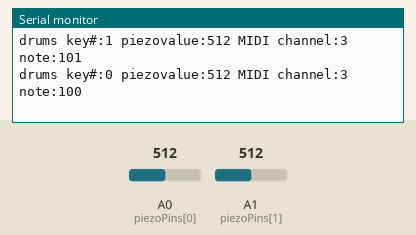
Simulated run of this sketch. Board: Arduino Leonardo, built with avr-gcc and run on an emulated ATmega32U4. Shown: the last lines printed to the serial monitor. Inputs (shaded band) come from the test bench; at power-on: A0 (piezoPins[0]) = 512, A1 (piezoPins[1]) = 512.

Above: at 2.2 s.
2.3 s: A0 (piezoPins[0]) set to 716
At 2.37 s:
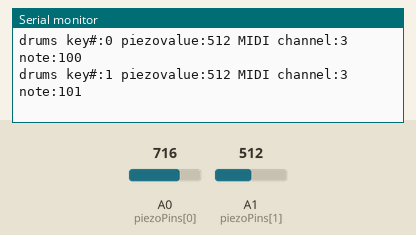
3.8 s: A1 (piezoPins[1]) set to 716
At 3.99 s:
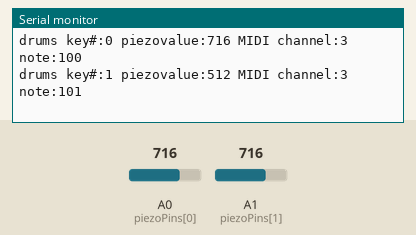
5.3 s: A0 (piezoPins[0]) set to 900
At 5.41 s:
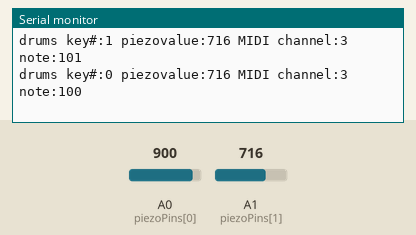
6.8 s: A1 (piezoPins[1]) set to 900
At 6.83 s:
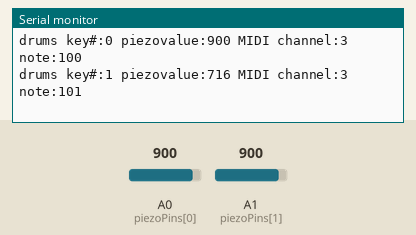
Timing chart, 0 to 9.3 s (numbered marks = the images above; inputs shaded):
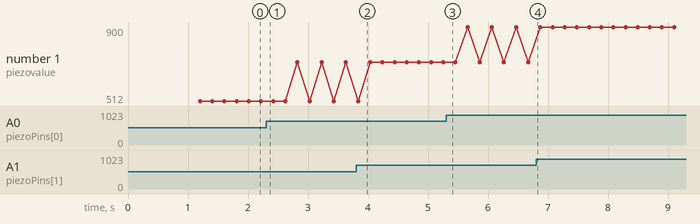

The sketch:

drums.ino
```cpp
#define INSTRUMENT "drums"

#define LEDS_PLAY false //should the instrument's LEDs light up when the piezo sensors are triggered?


// How many NeoPixels are attached to the Arduino?
#define LED_COUNT 0

#define KEYCOUNT 2  // how many keys does the instrument have
int LEDS_REVERSED = 0;       // 0 if LEDs are left to right, 1 if reversed (PVC pipes)

int key_midi_channels[] = {  // an array of MIDI channels for the keys
  3,3
};

int key_midi_notes[] = {  // an array of MIDI note numbers for the keys
  100, 101                //
};

byte key_colors[KEYCOUNT][3] = { // an array of LED colors for the keys
//  {255, 255, 255},
//  {255, 255, 255},
//  {255, 255, 255},
//  {255, 255, 255},
  {255, 255, 255}
};

int dim = 4; // Dim factor for LEDs. (Divide key_color[] by dim for dim level.)

int piezothreshhold = 110; //piezo sensor threshhold for hit detection

int piezoPins[] = {
  A0, A1
  // A0, A1, A2, A3, A6
  // A0, A1, A2, A3
};       // an array of pin numbers to which the piezo sensors are attached

#include "MIDIUSB_common.h"
```

MIDIUSB_common.h
```cpp
#include <MIDIUSB.h>
#include "pitchToFrequency.h"
#include <Adafruit_NeoPixel.h>

// Which pin on the Arduino is connected to the NeoPixels?
#define LED_PIN    7

// Declare our NeoPixel strip object:
Adafruit_NeoPixel strip(LED_COUNT, LED_PIN, NEO_GRB + NEO_KHZ800);

void LEDset(int ledNum, uint32_t color) {
  int physLED = ledNum;
  if (ledNum > (LED_COUNT - 1)) {
    //Serial.println("Invalid ledNum");
  } else {
    //Serial.print("ledNum: ");
    //Serial.println(ledNum);
    if (LEDS_REVERSED) {
      physLED = (LED_COUNT - 1) - ledNum;
    }
    //Serial.print("physLED: ");
    //Serial.println(physLED);
    strip.setPixelColor(physLED, color);
    strip.show();
  }
}

void LEDsetKey(int i) {
  // make the LED brighter:
  LEDset(i, strip.Color(key_colors[i][0], key_colors[i][1], key_colors[i][2]));
  delay(200);
  // make the LED dim again
  LEDset(i, strip.Color(key_colors[i][0] / dim, key_colors[i][1] / dim, key_colors[i][2] / dim));
}

const char* pitch_name(byte pitch) {
  static const char* names[] = {"C", "C#", "D", "D#", "E", "F", "F#", "G", "G#", "A", "A#", "B"};
  return names[pitch % 12];
}

int pitch_octave(byte pitch) {
  return (pitch / 12) - 1;
}

void noteOn(byte channel, byte pitch, byte velocity) {

  Serial.print("Receive Note On: ");
  Serial.print(pitch_name(pitch));
  Serial.print(pitch_octave(pitch));
  Serial.print(", ch=");
  Serial.print(channel);
  Serial.print(", vel=");
  Serial.print(velocity);
  for (int i = 0; i < KEYCOUNT; i++) { // For each key
    if (pitch == key_midi_notes[i]) {
      LEDset(i, strip.Color(key_colors[i][0], key_colors[i][1], key_colors[i][2]));
      Serial.print(" key: ");
      Serial.print(i);
    }
  }
  Serial.println("");
}

void noteOff(byte channel, byte pitch, byte velocity) {
  for (int i = 0; i < KEYCOUNT; i++) { // For each key
    if (pitch == key_midi_notes[i]) {
      LEDset(i, strip.Color(key_colors[i][0] / dim, key_colors[i][1] / dim, key_colors[i][2] / dim));
    }
  }
  Serial.print("Receive Note Off: ");
  Serial.print(pitch_name(pitch));
  Serial.print(pitch_octave(pitch));
  Serial.print(", ch=");
  Serial.print(channel);
  Serial.print(", vel=");
  Serial.println(velocity);
}

void controlChange(byte channel, byte control, byte value) {
  Serial.print("Receive Control change: control=");
  Serial.print(control);
  Serial.print(", value=");
  Serial.print(value);
  Serial.print(", channel=");
  Serial.println(channel);
}

void sendNoteOn(byte pitch, byte channel ) {
  midiEventPacket_t tx;
  //note on
  tx = {0x09, 0x90 | channel, pitch, 127};
  MidiUSB.sendMIDI(tx);
  // send MIDI now
  MidiUSB.flush();
}

void sendNoteOff(byte pitch, byte channel) {
  midiEventPacket_t tx;
  //note off
  tx = {0x08, 0x80 | channel, pitch, 127};
  MidiUSB.sendMIDI(tx);
  // send MIDI now
  MidiUSB.flush();
}

char s[100];

void setup() {
  Serial.begin(115200);
  delay(1000);
  //  while (!Serial) {
  //    ; // wait for serial port to connect. Needed for native USB
  //  }
  sprintf(s, "Instrument: %s\n", INSTRUMENT);
  Serial.print(s);

  for (int i = 0; i < KEYCOUNT; i++) {
    pinMode(piezoPins[i], INPUT);
  }

  strip.begin();           // INITIALIZE NeoPixel strip object (REQUIRED)
  strip.clear();
  strip.show();            // Turn OFF all pixels ASAP
  strip.setBrightness(255); // Set BRIGHTNESS to about 1/5 (max = 255)

  // test the LEDS
  for (int i = 0; i < LED_COUNT; i++) { // For each pixel in strip...
    LEDset(i, strip.Color(0, 0, 255));
    delay(1000);
    LEDset(i, strip.Color(0, 0, 0));             //  off
  }
  // turn on the LEDS for each key
  for (int i = 0; i < KEYCOUNT; i++) { // For each pixel in strip...
    LEDset(i, strip.Color(key_colors[i][0] / dim, key_colors[i][1] / dim, key_colors[i][2] / dim));
  }
}

void loop() {
  // poll for key strikes
  int piezovalue;
  for (int i = 0; i < KEYCOUNT; i++) {
    piezovalue = analogRead(piezoPins[i]);
    if (piezovalue > piezothreshhold) {
      sendNoteOn(key_midi_notes[i], key_midi_channels[i]);
      LEDsetKey(i);
      sprintf(s, "%s key#:%d piezovalue:%d MIDI channel:%d note:%d\n", INSTRUMENT, i, piezovalue, key_midi_channels[i], key_midi_notes[i]);
      Serial.print(s);
      sendNoteOff(key_midi_notes[i], key_midi_channels[i]);
    }
  }

  midiEventPacket_t rx = MidiUSB.read();
  switch (rx.header) {
    case 0:
      break; //No pending events

    case 0x9:
      noteOn(
        rx.byte1 & 0xF,  //channel
        rx.byte2,        //pitch
        rx.byte3         //velocity
      );
      break;

    case 0x8:
      noteOff(
        rx.byte1 & 0xF,  //channel
        rx.byte2,        //pitch
        rx.byte3         //velocity
      );
      break;

    case 0xB:
      controlChange(
        rx.byte1 & 0xF,  //channel
        rx.byte2,        //control
        rx.byte3         //value
      );
      break;

    default:
      Serial.print("Unhandled MIDI message: ");
      Serial.print(rx.header, HEX);
      Serial.print("-");
      Serial.print(rx.byte1, HEX);
      Serial.print("-");
      Serial.print(rx.byte2, HEX);
      Serial.print("-");
      Serial.println(rx.byte3, HEX);
  }
}
```

Measured:
- plotted number 1: 512 → 716 after the input at 2.3 s
